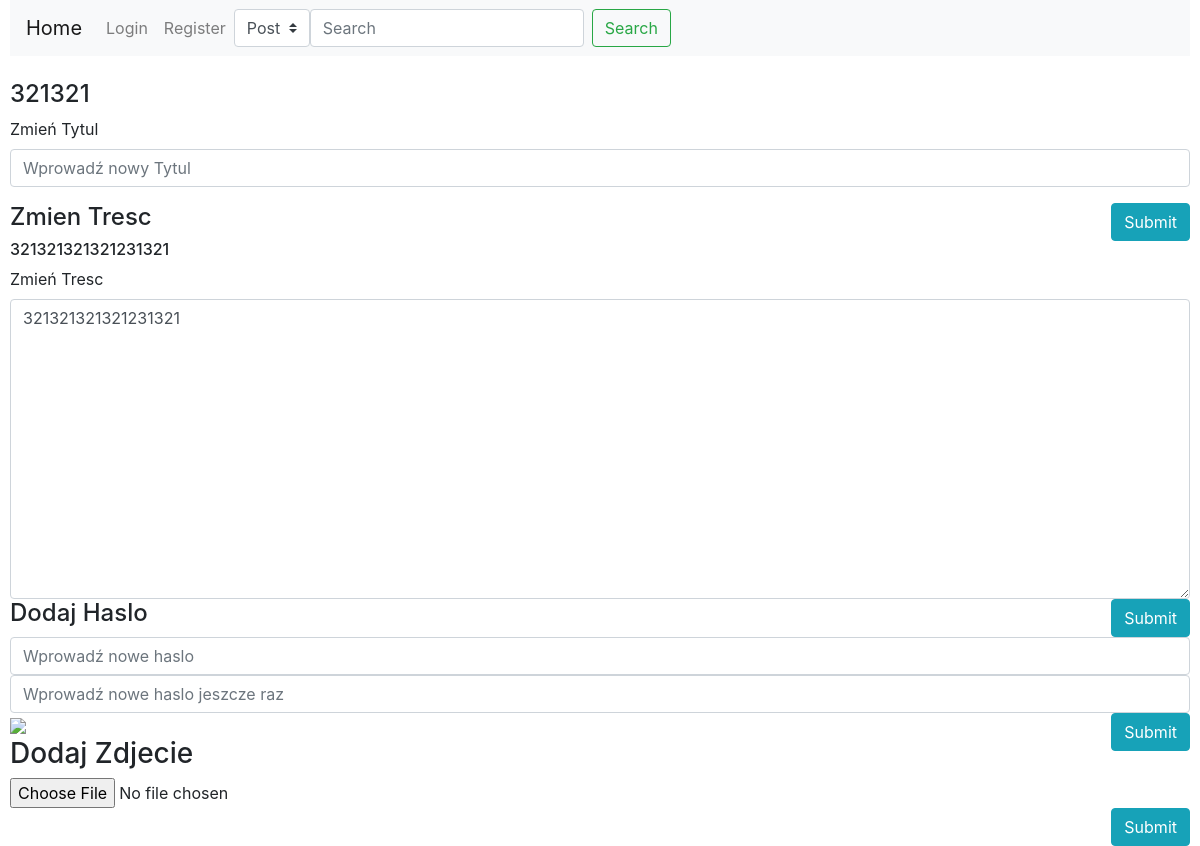
Before: /post/22/edit/ with the older database file.
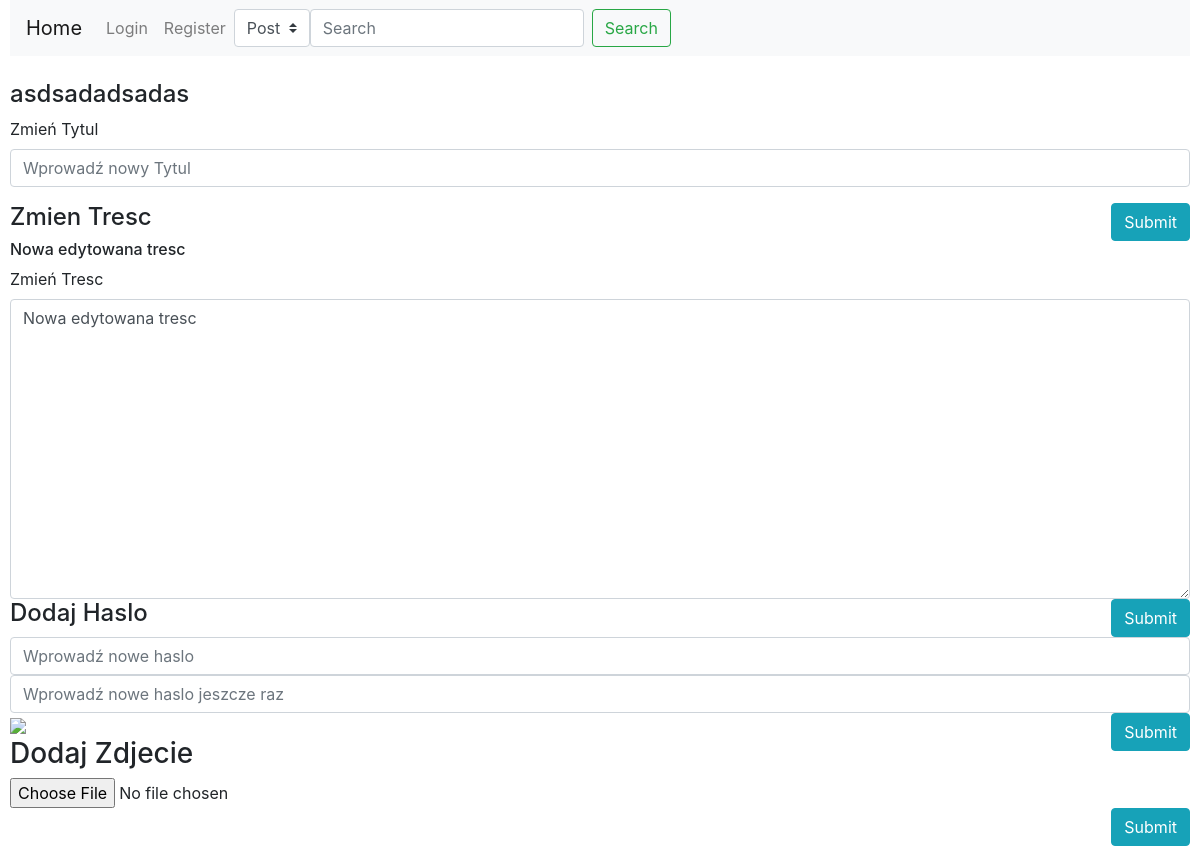
After: the same page with the newer database file.
### Blog/models.py (models this page shows)
class Post(models.Model):
    IDPost=models.AutoField(primary_key=True)
    Tytul=models.CharField(max_length=128)
    Tresc=models.TextField()
    Data=models.DateTimeField(default=timezone.now)
    IDBlog=models.ForeignKey(Blog,on_delete=models.CASCADE)
    Haslo=models.CharField(max_length=8,blank=True)
    Obraz=models.ImageField(upload_to='Obrazki',blank=True)

### Blog/views.py (the view)
# urls.py: path('post/<int:post_id>/edit/',views.postEdit,name='postEdit'),
def postEdit(request,post_id):
    post = models.Post.objects.get(IDPost = post_id)
    return render(request,'Blog/edit.html', {'post': post})

### Blog/templates/Blog/edit.html (shortened to what this page needs)
{%extends 'Blog/base.html'%}
{%block content%}
<h4>{{post.Tytul}}</h4>
<form action="title/" method="post">
  <div class="form-group">
      <label for="TytulForm">Zmień Tytul</label>
      <input type="text" class="form-control" id="OpisForm" name="TytulForm" placeholder="Wprowadź nowy Tytul">
  </div>
  <input type="submit" style="float:right" class="btn btn-info" id="TytulFormBtn">
</form>
<h4>Zmien Tresc</h4>
<h6>{{post.Tresc}}</h6>
<form action="content/" method="post">
<div class="form-group">
    <label for="ContentForm">Zmień Tresc</label>
    <textarea class="form-control" id="OpisForm" name="ContentForm" style="min-height:300px" placeholder="Wprowadź nowa Tresc">{{post.Tresc}}</textarea>
<input type="submit" style="float:right" class="btn btn-info" id="ContentFormBtn">
</form>
{%if post.Haslo%}
<h4>Zmiana hasla</h4>
<form action="password/" method="post">
  {% csrf_token %}
<div class="form-group">
    <input type="text" class="form-control" id="OldPasswordForm" name="OldPasswordForm" placeholder="Wprowadź stare haslo">
    <input type="text" class="form-control" id="PasswordForm" name="PasswordForm" placeholder="Wprowadź nowe haslo">
    <input type="text" class="form-control" id="PasswordConfirmForm" name="PasswordConfirmForm" placeholder="Wprowadź nowe haslo jeszcze raz">
<input type="submit" style="float:right" class="btn btn-info" id="PasswordFormBtn">
</form>
     <button type="button" class="btn btn-danger" data-toggle="modal" data-target="#UsunHaslo">
        Usuń Haslo
      </button>
      <br><br>
      <form action="deletePassword/" method="post">
        {%csrf_token%}
      <div class="modal" id="UsunHaslo" tabindex="-1" role="dialog" aria-labelledby="exampleModalLabel" aria-hidden="true">
        <div class="modal-dialog" role="document">
          <div class="modal-content">
            <div class="modal-header">
              <h5 class="modal-title" id="exampleModalLabel">Usuń Haslo</h5>
              <button type="button" class="close" data-dismiss="modal" aria-label="Close">
                <span aria-hidden="true">&times;</span>
              </button>
            </div>
            <div class="modal-body">
                <div class="bg-danger text-white">Czy na pewno chcesz usunąć haslo?</div>
                <input type="text" class="form-control" id="PasswordForm" name="PasswordForm" placeholder="Wprowadź stare haslo">
            </div>
            <div class="modal-footer">
              <button type="button" class="btn btn-secondary" data-dismiss="modal">Anuluj</button>
              <input type="submit" class="btn btn-primary">
            </form>
            </div>
          </div>
        </div>
      </div>
{%else%}
<h4>Dodaj Haslo</h4>
<form action="newPassword/" method="post">
<div class="form-group">
    <input type="text" class="form-control" id="NewPasswordForm" name="NewPasswordForm" placeholder="Wprowadź nowe haslo">
    <input type="text" class="form-control" id="NewPasswordConfirmForm" name="NewPasswordConfirmForm" placeholder="Wprowadź nowe haslo jeszcze raz">
<input type="submit" style="float:right" class="btn btn-info" id="NewPasswordFormBtn">
</form>
<img src="/Obrazki/{{post.Obraz}}">
<h3>Dodaj Zdjecie</h3>
<form action="newImage/" method="post">
<input type="file" name="myfile" /><br/>
<input type="submit" style="float:right" class="btn btn-info" id="NewImageBtn">
</form>
{%endif%}
{%endblock%}

Changed rows visible on the page:
changed Post: Tytul "321321" → "asdsadadsadas"; Tresc "321321321321231321" → "Nowa edytowana tresc"; ContentForm "321321321321231321" → "Nowa edytowana tresc"
